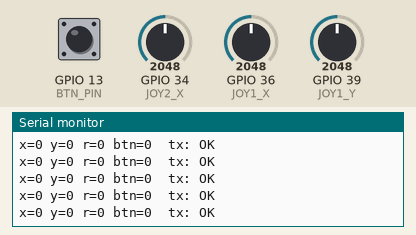
The sketch below on a simulated ESP32. Parts: the last lines printed to the serial monitor. The inputs (shaded band) are chosen by the test bench; at power-on: GPIO 34 (JOY2_X) = 2048, GPIO 13 (BTN_PIN) HIGH, GPIO 36 (JOY1_X) = 2048, GPIO 39 (JOY1_Y) = 2048.

Above: at 2.2 s.
2.3 s: GPIO 34 (JOY2_X) set to 1078
At 2.9 s:
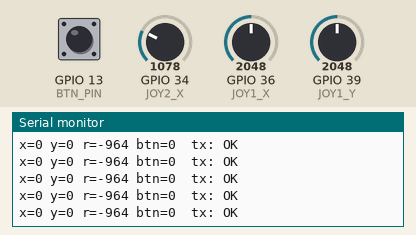
3.8 s: GPIO 34 (JOY2_X) set to 975
At 4.3 s:
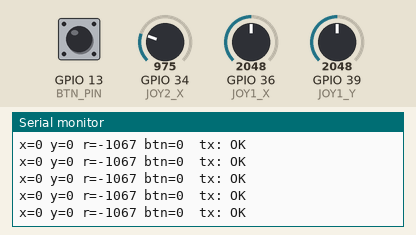
Timing chart, 0 to 6.8 s (numbered marks = the images above; inputs shaded):
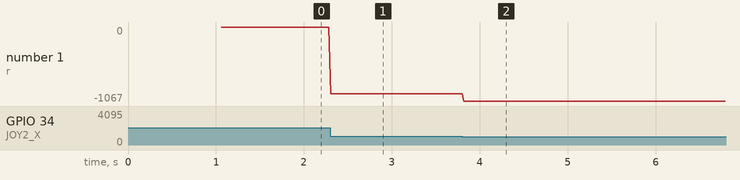

The sketch:

rc.ino
```cpp
// ESP32  --  RC (transmitter)
// Dual analog joystick -> ESP-NOW -> car (mecanum, holonomic).
//   Left stick : X = strafe (VP/GPIO36), Y = forward/back (VN/GPIO39)
//   Right stick: X = rotation (GPIO34);  Y = spare (GPIO35)
// Both sticks must be on ADC1 pins because ESP-NOW/WiFi disables ADC2.

#include <esp_now.h>
#include <WiFi.h>

// ---- Joystick pins (all ADC1) ----------------------------------------------
const int JOY1_X = 36;  // VP  - strafe
const int JOY1_Y = 39;  // VN  - forward/back
const int JOY2_X = 34;  //     - rotation
const int JOY2_Y = 35;  //     - spare / reserved

// ---- Button ----------------------------------------------------------------
// One button to GPIO13 <-> GND, using the internal pull-up: idle reads HIGH,
// pressed reads LOW (active-low). If yours is a module with its own pull-up,
// wire its S pin here and VCC to 3V3 (never 5V). RC-local for now: just logged.
const int BTN_PIN = 13;
const unsigned long BTN_DEBOUNCE_MS = 25;
bool btnStable = HIGH;          // last debounced level
bool btnLastRead = HIGH;        // last raw read
unsigned long btnLastChange = 0;

// Stick centers AND deadzones are measured at boot from the resting sticks.
// Keep both sticks centered and still during power-up / reset.
int center1X = 2048, center1Y = 2048;
int center2X = 2048, center2Y = 2048;

// Per-axis deadzone, computed from observed jitter (not hardcoded).
int dz1X = 8, dz1Y = 8, dz2X = 8;

const float DZ_FACTOR = 1.2;  // deadzone = observed jitter * this
const int   DZ_MIN    = 6;    // floor: some zone even if a pot reads rock-steady
const int   DZ_MAX    = 300;  // cap: guards against a stick moved during calibration

// ---- Wireless packet (must match car side) ---------------------------------
typedef struct {
  int16_t x;    // strafe   (left stick X, centered)
  int16_t y;    // forward  (left stick Y, centered)
  int16_t r;    // rotation (right stick X, centered)
  uint8_t btn;  // 1 = button pressed, 0 = released (active-low read inverted)
} JoystickPacket;

// Broadcast to any ESP-NOW peer listening on this channel.
uint8_t broadcastAddr[] = {0xFF, 0xFF, 0xFF, 0xFF, 0xFF, 0xFF};

// Deadzone from observed jitter: half the sampled spread, scaled and clamped.
int calcDeadzone(int mn, int mx, int center) {
  int jitter = max(mx - center, center - mn);
  int dz = (int)(jitter * DZ_FACTOR);
  if (dz < DZ_MIN) dz = DZ_MIN;
  if (dz > DZ_MAX) dz = DZ_MAX;
  return dz;
}

// Apply deadzone continuously: 0 inside the band, then ramps from 0 at the edge
// (subtracts the band rather than a hard step, so there's no jump).
int16_t applyDeadzone(int centered, int dz) {
  if (centered >  dz) return centered - dz;
  if (centered < -dz) return centered + dz;
  return 0;
}

// Called after each send with the delivery result.
void onDataSent(const wifi_tx_info_t *info, esp_now_send_status_t status) {
  Serial.print("  tx: ");
  Serial.println(status == ESP_NOW_SEND_SUCCESS ? "OK" : "FAIL");
}

void setup() {
  Serial.begin(115200);
  delay(500);
  Serial.println("RC starting...");

  pinMode(BTN_PIN, INPUT_PULLUP);

  WiFi.mode(WIFI_STA);
  Serial.print("MAC: ");
  Serial.println(WiFi.macAddress());

  if (esp_now_init() != ESP_OK) {
    Serial.println("ESP-NOW init FAILED");
    return;  // ESP-NOW failed to start
  }
  esp_now_register_send_cb(onDataSent);

  esp_now_peer_info_t peer = {};
  memcpy(peer.peer_addr, broadcastAddr, 6);
  peer.channel = 0;      // use current wifi channel
  peer.encrypt = false;
  if (esp_now_add_peer(&peer) != ESP_OK) {
    Serial.println("add_peer FAILED");
  }

  // Calibrate: hold the sticks still. Sample the rest position to find each
  // axis's center AND its jitter (min/max spread), then derive the deadzone.
  Serial.println("Calibrating - keep sticks centered & still...");
  const int N = 128;
  long s1x = 0, s1y = 0, s2x = 0;
  int mn1x = 4095, mx1x = 0, mn1y = 4095, mx1y = 0, mn2x = 4095, mx2x = 0;
  for (int i = 0; i < N; i++) {
    int a = analogRead(JOY1_X);
    int b = analogRead(JOY1_Y);
    int c = analogRead(JOY2_X);
    s1x += a; s1y += b; s2x += c;
    if (a < mn1x) mn1x = a;  if (a > mx1x) mx1x = a;
    if (b < mn1y) mn1y = b;  if (b > mx1y) mx1y = b;
    if (c < mn2x) mn2x = c;  if (c > mx2x) mx2x = c;
    delay(4);
  }
  center1X = s1x / N;  center1Y = s1y / N;  center2X = s2x / N;
  dz1X = calcDeadzone(mn1x, mx1x, center1X);
  dz1Y = calcDeadzone(mn1y, mx1y, center1Y);
  dz2X = calcDeadzone(mn2x, mx2x, center2X);
  Serial.print("center X="); Serial.print(center1X);
  Serial.print(" Y=");       Serial.print(center1Y);
  Serial.print(" R=");       Serial.print(center2X);
  Serial.print("   deadzone X="); Serial.print(dz1X);
  Serial.print(" Y=");            Serial.print(dz1Y);
  Serial.print(" R=");            Serial.println(dz2X);
}

void loop() {
  // Debounce the button: only accept a level that's held past the window.
  bool raw = digitalRead(BTN_PIN);
  if (raw != btnLastRead) {
    btnLastRead = raw;
    btnLastChange = millis();
  }
  if (raw != btnStable && (millis() - btnLastChange) >= BTN_DEBOUNCE_MS) {
    btnStable = raw;
    Serial.println(btnStable == LOW ? "  BTN pressed" : "  BTN released");
  }
  bool btnPressed = (btnStable == LOW);  // active-low

  int raw1X = analogRead(JOY1_X);
  int raw1Y = analogRead(JOY1_Y);
  int raw2X = analogRead(JOY2_X);

  JoystickPacket pkt;
  // Center the raw 0..4095 readings around 0, then apply the calibrated
  // per-axis deadzone. If an axis feels inverted, negate it here.
  pkt.x = applyDeadzone(raw1X - center1X, dz1X);   // strafe
  pkt.y = applyDeadzone(raw1Y - center1Y, dz1Y);   // forward/back
  pkt.r = applyDeadzone(raw2X - center2X, dz2X);   // rotation
  pkt.btn = btnPressed ? 1 : 0;

  Serial.print("x=");  Serial.print(pkt.x);
  Serial.print(" y="); Serial.print(pkt.y);
  Serial.print(" r="); Serial.print(pkt.r);
  Serial.print(" btn="); Serial.print(btnPressed ? 1 : 0);

  esp_now_send(broadcastAddr, (uint8_t *)&pkt, sizeof(pkt));

  delay(20);  // ~50 Hz update rate
}
```

Measured:
- after the input at 2.3 s, the serial monitor: prints a new line at once (image 1)
- after the input at 3.8 s, the serial monitor: prints a new line at once (image 2)
- plotted number 1: 0 → -964 after the input at 2.3 s, -964 → -1067 after the input at 3.8 s
